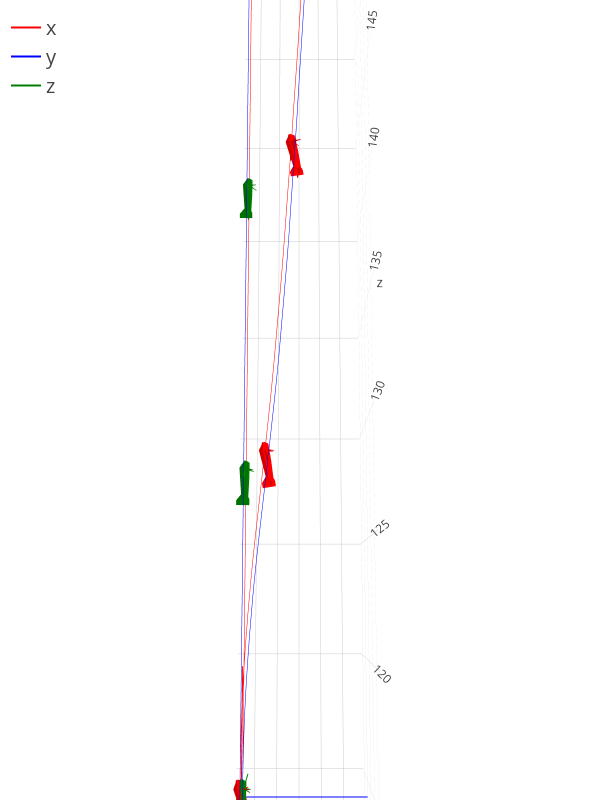

Notebook code for this chart:
### Code cell
from flightplotting.traces import vectors, axestrace
from geometry import Quaternion


fig = ea.plot_3d(nmodels=3, scale=1)
fig.add_traces(axestrace(ea.coord, 5))
#fig.add_traces(vectors(5, ea.fl, 5*res.roll_rate.measurement.value.unit()*res.roll_rate.measurement.visibility ))

fig.update_layout(height=800, width=600)

### Figure 1 — Plotly figure (JSON) as saved in the notebook; plotly's stock layout.template omitted (floating-point values rounded to 4 significant figures; data arrays with more than 128 entries replaced by an {"elided": "..."} marker saying what was removed)
{"data": [{"line": {"color": "blue", "width": 1}, "mode": "lines", "showlegend": false, "text": ["0.0", "0.0", "0.1", "0.1", "0.2", "0.2", "0.2", "0.3", "0.3", "0.4", "0.4", "0.4", "0.5", "0.5", "0.6", "0.6", "0.6", "0.7", "0.7", "0.8", "0.8", "0.8", "0.9", "0.9", "1.0", "1.0", "1.0", "1.1", "1.1", "1.2", "1.2", "1.2", "1.3", "1.3", "1.4", "1.4", "1.4", "1.5", "1.5"], "type": "scatter3d", "x": [-280.2, -280.2, -280.2, -280.1, -280.1, -280.0, -280.0, -279.9, -279.8, -279.7, -279.6, -279.5, -279.3, -279.2, -279.1, -279.0, -278.9, -278.8, -278.7, -278.6, -278.6, -278.5, -278.4, -278.3, -278.3, -278.2, -278.1, -278.1, -278.0, -278.0, -277.9, -277.8, -277.8, -277.7, -277.7, -277.6, -277.6, -277.5, -277.5], "y": [160.6, 160.5, 160.5, 160.4, 160.4, 160.3, 160.2, 160.2, 160.1, 160.0, 159.9, 159.8, 159.7, 159.6, 159.5, 159.4, 159.3, 159.2, 159.1, 159.0, 158.9, 158.7, 158.6, 158.5, 158.4, 158.2, 158.1, 158.0, 157.9, 157.8, 157.6, 157.5, 157.4, 157.3, 157.2, 157.1, 157.0, 156.9, 156.8], "z": [114.8, 115.9, 116.9, 117.9, 119.0, 120.0, 121.0, 122.1, 123.1, 124.1, 125.1, 126.1, 127.2, 128.2, 129.2, 130.2, 131.2, 132.2, 133.2, 134.2, 135.2, 136.2, 137.3, 138.2, 139.2, 140.2, 141.2, 142.2, 143.2, 144.2, 145.2, 146.2, 147.2, 148.1, 149.1, 150.1, 151.0, 152.0, 153.0]}, {"line": {"color": "red", "width": 1}, "mode": "lines", "showlegend": false, "text": ["0.0", "0.0", "0.1", "0.1", "0.2", "0.2", "0.2", "0.3", "0.3", "0.4", "0.4", "0.4", "0.5", "0.5", "0.6", "0.6", "0.6", "0.7", "0.7", "0.8", "0.8", "0.8", "0.9", "0.9", "1.0", "1.0", "1.0", "1.1", "1.1", "1.2", "1.2", "1.2", "1.3", "1.3", "1.4", "1.4", "1.4", "1.5", "1.5"], "type": "scatter3d", "x": [-280.4, -280.4, -280.4, -280.3, -280.3, -280.2, -280.2, -280.1, -280.0, -279.9, -279.8, -279.7, -279.6, -279.5, -279.4, -279.3, -279.2, -279.1, -279.0, -278.9, -278.8, -278.7, -278.7, -278.6, -278.5, -278.4, -278.4, -278.3, -278.2, -278.2, -278.1, -278.0, -278.0, -277.9, -277.9, -277.8, -277.7, -277.7, -277.6], "y": [162.4, 162.4, 162.3, 162.2, 162.2, 162.1, 162.1, 162.0, 161.9, 161.8, 161.8, 161.7, 161.6, 161.5, 161.4, 161.3, 161.2, 161.0, 160.9, 160.8, 160.7, 160.6, 160.4, 160.3, 160.2, 160.1, 159.9, 159.8, 159.7, 159.6, 159.5, 159.4, 159.3, 159.1, 159.0, 158.9, 158.8, 158.7, 158.6], "z": [114.8, 115.9, 116.9, 117.9, 119.0, 120.0, 121.1, 122.1, 123.1, 124.2, 125.2, 126.2, 127.3, 128.3, 129.3, 130.3, 131.3, 132.3, 133.3, 134.3, 135.3, 136.3, 137.3, 138.3, 139.3, 140.2, 141.2, 142.2, 143.2, 144.2, 145.2, 146.1, 147.1, 148.1, 149.1, 150.0, 151.0, 152.0, 152.9]}, {"color": "red", "hoverinfo": "name", "i": {"elided": "1408 int values"}, "j": {"elided": "1408 int values"}, "k": {"elided": "1408 int values"}, "name": "71.4", "showscale": false, "type": "mesh3d", "x": {"elided": "1534 float values"}, "y": {"elided": "1534 float values"}, "z": {"elided": "1534 float values"}}, {"color": "red", "hoverinfo": "name", "i": {"elided": "1408 int values"}, "j": {"elided": "1408 int values"}, "k": {"elided": "1408 int values"}, "name": "71.4", "showscale": false, "type": "mesh3d", "x": {"elided": "1534 float values"}, "y": {"elided": "1534 float values"}, "z": {"elided": "1534 float values"}}, {"color": "red", "hoverinfo": "name", "i": {"elided": "1408 int values"}, "j": {"elided": "1408 int values"}, "k": {"elided": "1408 int values"}, "name": "71.9", "showscale": false, "type": "mesh3d", "x": {"elided": "1534 float values"}, "y": {"elided": "1534 float values"}, "z": {"elided": "1534 float values"}}, {"color": "red", "hoverinfo": "name", "i": {"elided": "1408 int values"}, "j": {"elided": "1408 int values"}, "k": {"elided": "1408 int values"}, "name": "72.4", "showscale": false, "type": "mesh3d", "x": {"elided": "1534 float values"}, "y": {"elided": "1534 float values"}, "z": {"elided": "1534 float values"}}, {"color": "red", "hoverinfo": "name", "i": {"elided": "1408 int values"}, "j": {"elided": "1408 int values"}, "k": {"elided": "1408 int values"}, "name": "72.9", "showscale": false, "type": "mesh3d", "x": {"elided": "1534 float values"}, "y": {"elided": "1534 float values"}, "z": {"elided": "1534 float values"}}, {"line": {"color": "blue", "width": 1}, "mode": "lines", "showlegend": false, "text": ["0.0", "0.0", "0.1", "0.1", "0.2", "0.2", "0.2", "0.3", "0.3", "0.3", "0.4", "0.4", "0.5", "0.5", "0.5", "0.6", "0.6", "0.7", "0.7", "0.7", "0.8", "0.8", "0.9", "0.9", "0.9", "1.0", "1.0", "1.0", "1.1", "1.1", "1.2", "1.2", "1.2", "1.3", "1.3", "1.4", "1.4", "1.4", "1.5"], "type": "scatter3d", "x": [-280.3, -280.3, -280.3, -280.3, -280.3, -280.3, -280.3, -280.3, -280.3, -280.3, -280.3, -280.3, -280.3, -280.3, -280.3, -280.3, -280.3, -280.3, -280.3, -280.3, -280.3, -280.3, -280.3, -280.3, -280.3, -280.3, -280.3, -280.3, -280.3, -280.3, -280.3, -280.3, -280.3, -280.3, -280.3, -280.3, -280.3, -280.3, -280.3], "y": [160.6, 160.6, 160.6, 160.6, 160.6, 160.6, 160.6, 160.6, 160.6, 160.6, 160.6, 160.6, 160.6, 160.6, 160.6, 160.6, 160.6, 160.6, 160.6, 160.6, 160.6, 160.6, 160.6, 160.6, 160.6, 160.6, 160.6, 160.6, 160.6, 160.6, 160.6, 160.6, 160.6, 160.6, 160.6, 160.6, 160.6, 160.6, 160.6], "z": [114.8, 115.8, 116.8, 117.8, 118.7, 119.7, 120.7, 121.7, 122.7, 123.7, 124.6, 125.6, 126.6, 127.6, 128.5, 129.5, 130.5, 131.5, 132.5, 133.4, 134.4, 135.4, 136.4, 137.4, 138.3, 139.3, 140.3, 141.3, 142.3, 143.2, 144.2, 145.2, 146.2, 147.2, 148.1, 149.1, 150.1, 151.1, 152.1]}, {"line": {"color": "red", "width": 1}, "mode": "lines", "showlegend": false, "text": ["0.0", "0.0", "0.1", "0.1", "0.2", "0.2", "0.2", "0.3", "0.3", "0.3", "0.4", "0.4", "0.5", "0.5", "0.5", "0.6", "0.6", "0.7", "0.7", "0.7", "0.8", "0.8", "0.9", "0.9", "0.9", "1.0", "1.0", "1.0", "1.1", "1.1", "1.2", "1.2", "1.2", "1.3", "1.3", "1.4", "1.4", "1.4", "1.5"], "type": "scatter3d", "x": [-280.3, -280.3, -280.3, -280.3, -280.3, -280.3, -280.3, -280.3, -280.3, -280.3, -280.3, -280.3, -280.3, -280.3, -280.3, -280.3, -280.3, -280.3, -280.3, -280.3, -280.3, -280.3, -280.3, -280.3, -280.3, -280.3, -280.3, -280.3, -280.3, -280.3, -280.3, -280.3, -280.3, -280.3, -280.3, -280.3, -280.3, -280.3, -280.3], "y": [162.4, 162.4, 162.4, 162.4, 162.4, 162.4, 162.4, 162.4, 162.4, 162.4, 162.4, 162.4, 162.4, 162.4, 162.4, 162.4, 162.4, 162.4, 162.4, 162.4, 162.4, 162.4, 162.4, 162.4, 162.4, 162.4, 162.4, 162.4, 162.4, 162.4, 162.4, 162.4, 162.4, 162.4, 162.4, 162.4, 162.4, 162.4, 162.4], "z": [114.8, 115.8, 116.8, 117.8, 118.7, 119.7, 120.7, 121.7, 122.7, 123.7, 124.6, 125.6, 126.6, 127.6, 128.5, 129.5, 130.5, 131.5, 132.5, 133.4, 134.4, 135.4, 136.4, 137.4, 138.3, 139.3, 140.3, 141.3, 142.3, 143.2, 144.2, 145.2, 146.2, 147.2, 148.1, 149.1, 150.1, 151.1, 152.1]}, {"color": "green", "hoverinfo": "name", "i": {"elided": "1408 int values"}, "j": {"elided": "1408 int values"}, "k": {"elided": "1408 int values"}, "name": "4.2", "showscale": false, "type": "mesh3d", "x": {"elided": "1534 float values"}, "y": {"elided": "1534 float values"}, "z": {"elided": "1534 float values"}}, {"color": "green", "hoverinfo": "name", "i": {"elided": "1408 int values"}, "j": {"elided": "1408 int values"}, "k": {"elided": "1408 int values"}, "name": "4.2", "showscale": false, "type": "mesh3d", "x": {"elided": "1534 float values"}, "y": {"elided": "1534 float values"}, "z": {"elided": "1534 float values"}}, {"color": "green", "hoverinfo": "name", "i": {"elided": "1408 int values"}, "j": {"elided": "1408 int values"}, "k": {"elided": "1408 int values"}, "name": "4.7", "showscale": false, "type": "mesh3d", "x": {"elided": "1534 float values"}, "y": {"elided": "1534 float values"}, "z": {"elided": "1534 float values"}}, {"color": "green", "hoverinfo": "name", "i": {"elided": "1408 int values"}, "j": {"elided": "1408 int values"}, "k": {"elided": "1408 int values"}, "name": "5.2", "showscale": false, "type": "mesh3d", "x": {"elided": "1534 float values"}, "y": {"elided": "1534 float values"}, "z": {"elided": "1534 float values"}}, {"color": "green", "hoverinfo": "name", "i": {"elided": "1408 int values"}, "j": {"elided": "1408 int values"}, "k": {"elided": "1408 int values"}, "name": "5.6", "showscale": false, "type": "mesh3d", "x": {"elided": "1534 float values"}, "y": {"elided": "1534 float values"}, "z": {"elided": "1534 float values"}}, {"line": {"color": "red"}, "mode": "lines", "name": "x", "type": "scatter3d", "x": [-280.3, -280.3], "y": [161.5, 161.5], "z": [114.8, 119.8]}, {"line": {"color": "blue"}, "mode": "lines", "name": "y", "type": "scatter3d", "x": [-280.3, -275.3], "y": [161.5, 161.5], "z": [114.8, 114.8]}, {"line": {"color": "green"}, "mode": "lines", "name": "z", "type": "scatter3d", "x": [-280.3, -280.3], "y": [161.5, 166.5], "z": [114.8, 114.8]}], "layout": {"height": 800, "uirevision": "foo", "width": 600}}
